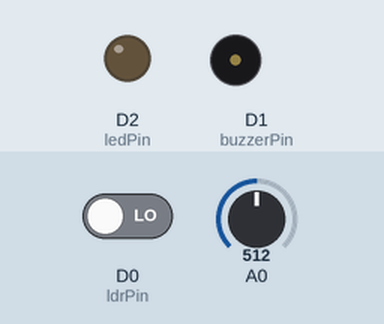
The sketch below on a simulated ESP8266 (NodeMCU). Parts: output pins drawn as LEDs (lit = HIGH), buzzer (waves = sounding). Dashed ring = blinking. The test bench sets the inputs (shaded band); at power-on: D0 (ldrPin) LOW, A0 = 512. WiFi joins after 1.5 s; servers stay silent unless stated; what the sketch prints to the serial monitor is not drawn.

Above: at 3.0 s.
3.1 s: D0 (ldrPin) driven HIGH
At 3.25 s:
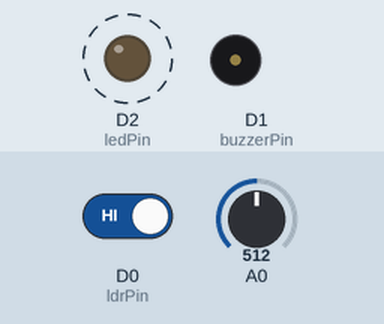
Timing chart, 0 to 12.1 s (numbered marks = the images above; inputs shaded):
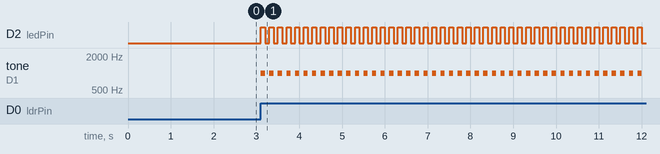

The sketch:

Laser_Security_Using_Blynk.ino
```cpp
#define BLYNK_PRINT Serial

#include <ESP8266WiFi.h>
#include <BlynkSimpleEsp8266.h>

char auth[] = "5NVlygsunNKxfBM6Ypq9CEdE7Yn4m0Pg";

////////////////////////////////////
// SSID and PASSWORD
////////////////////////////////////
char ssid[] = "olaPrimeDriver";
char pass[] = "olasmart";

////////////////////////////////////
// PIN DECLERATION
////////////////////////////////////

const int ledPin = D2;     // This is GPIO4 pin which is labeled as D2 on NodeMCU
const int buzzerPin = D1;   // This is GPIO5 pin which is labeled as D1 on NodeMCU
const int ldrPin = D0;    // LDR data pin connected to Analog pin 0
WidgetLED led1(V1);
WidgetLED led2(V2);
WidgetLED led3(V3);

void setup ()
{

  Serial.begin(9600);

  Blynk.begin(auth, ssid, pass);

  pinMode(ledPin, OUTPUT);

  pinMode(buzzerPin, OUTPUT);

  led1.on();

}

////////////////////////////////////
// Send Email
////////////////////////////////////

void sendEmail()
{
  String body = String("Laser Breaked!!!");
  Blynk.email("jaydippawar30@gmail.com", "Subject: Alert", body);
}

////////////////////////////////////
// Notification
////////////////////////////////////

void notification()
{
  Blynk.notify("Laser is breaked!!!!");
}

void loop()
{

  int ldrStatus = analogRead(ldrPin);
  int i=0;

  if (digitalRead(ldrPin)) {     //if the value of buzzer goes higher and equal to 20 then buzzer will beep else no
    led1.off();
    led2.on();
    led3.on();
    sendEmail();
    notification();
    a:

      tone(buzzerPin, 1000);

      digitalWrite(ledPin, HIGH);

      delay(100);

      noTone(buzzerPin);

      digitalWrite(ledPin, LOW);

      delay(100);
      i++;

      if(i<50)
      {
        goto a;
      }

    Serial.println("----------- ALARM ACTIVATED -----------");

  }
  else
  {

  led2.off();
  led1.on();
    noTone(buzzerPin);

    digitalWrite(ledPin, LOW);

    Serial.println("ALARM DEACTIVATED");

  }

  Blynk.run();

}
```

Measured:
- after the input at 3.1 s, D2 (ledPin): alternates HIGH for 0.10 s and LOW for 0.10 s, starting at once; tone on D1 (buzzerPin): alternates 1000 Hz for 0.10 s and silent for 0.10 s, starting at once
